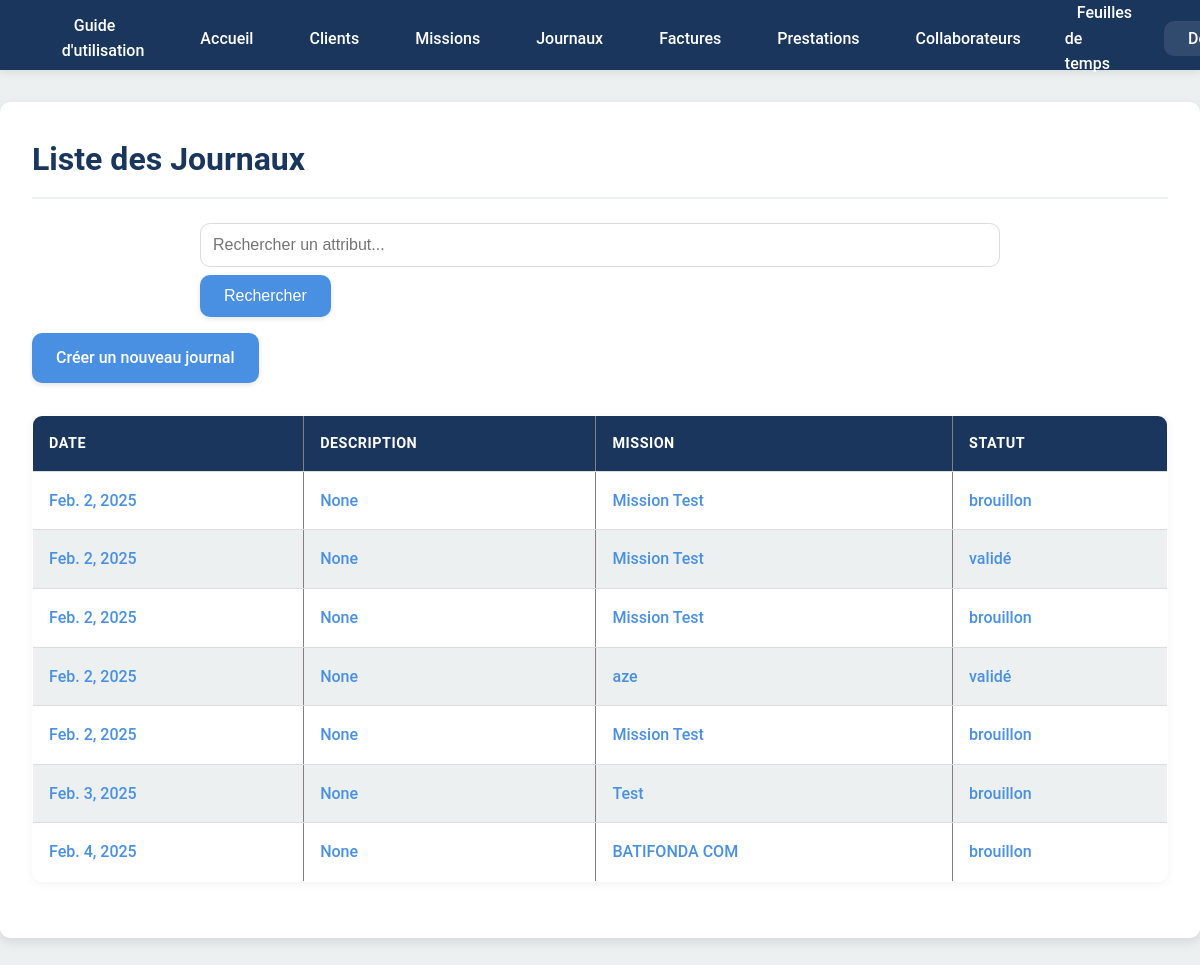
The page /journaux/ (signed in) on the database as committed earlier.
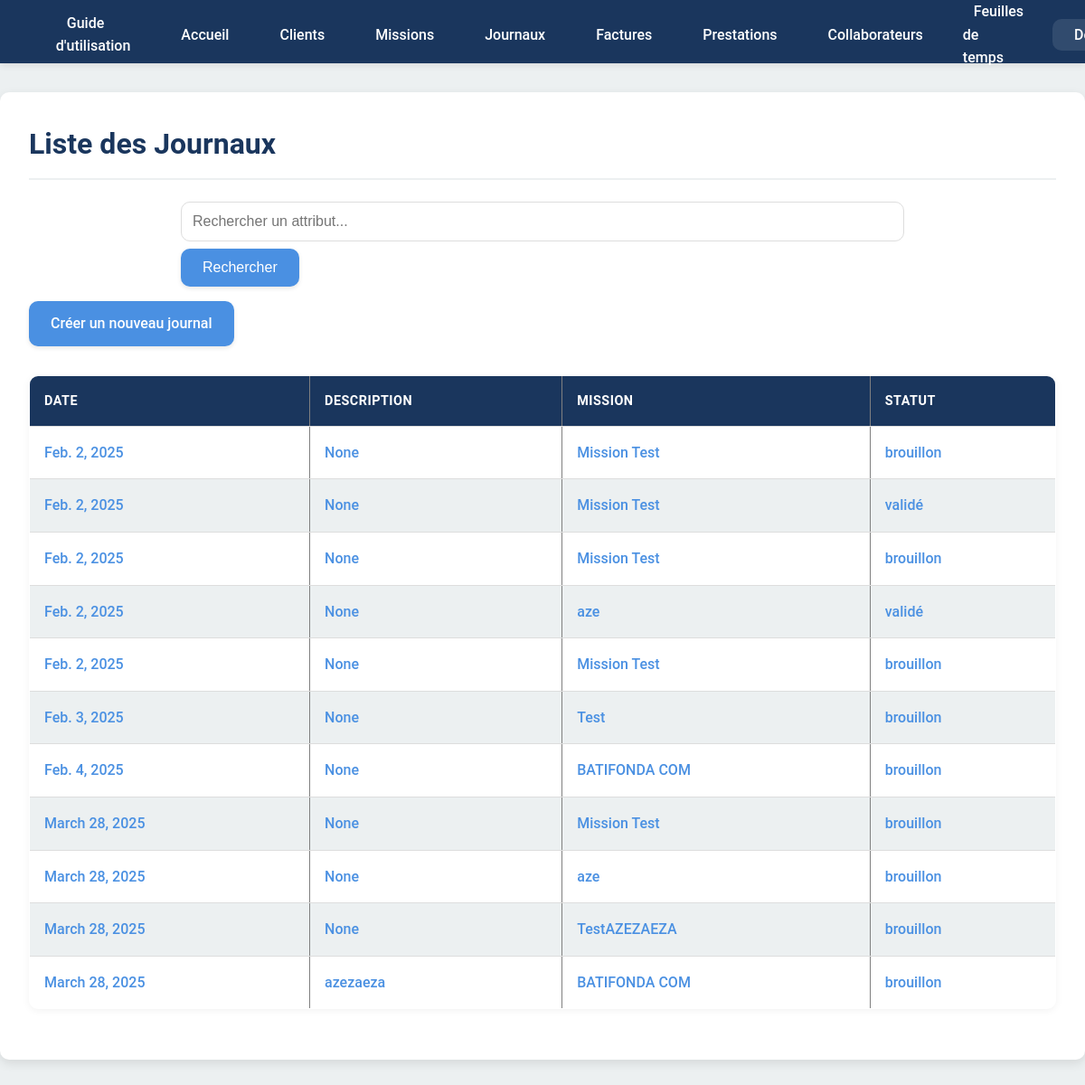
The same page on the database as committed later.
### projManagement/models.py (models this page shows, shortened)
class Journal(models.Model):
    mission = models.ForeignKey(Mission, on_delete=models.CASCADE, related_name="journaux")
    statut = models.CharField(max_length=20, choices=[("brouillon", "Brouillon"), ("validé", "Validé")])
    date_creation = models.DateField(default=now, editable=False)
    description = models.TextField(editable=True, blank=True, null=True)

class Mission(models.Model):
    title = models.CharField(max_length=255)
    description = models.TextField(blank=True, null=True)
    start_date = models.DateField()
    end_date = models.DateField(blank=True, null=True)
    client = models.ForeignKey(Client, on_delete=models.CASCADE, related_name="missions")
    libelle = models.CharField(max_length=255, default = '')
    budget = models.DecimalField(max_digits=10, decimal_places=2, default=0)
    statut = models.CharField(max_length=20, choices=[("en cours", "En cours"), ("en attente", "En attente"), ("fermé", "Fermé")], default='En attente')

### projManagement/views.py (the view)
# urls.py: path('journaux/', views.journaux, name='journaux'),
@comptable_required
def journaux(request):
    query = request.GET.get('q', '')
    journaux_list = Journal.objects.all()
    if query:
        journaux_list = journaux_list.filter(
            Q(mission__title__icontains=query) |
            Q(statut__icontains=query) |
            Q(date_creation__icontains=query)
        )
    return render(request, 'projManagement/journaux.html', {'journaux': journaux_list, 'query': query})

### projManagement/templates/projManagement/journaux.html
{% extends 'projManagement/overlay.html' %}
{% block content %}
<h1>Liste des Journaux</h1>
<form method="GET" action="">
    <input type="text" name="q" placeholder="Rechercher un attribut..." value="{{ request.GET.q }}">
    <button type="submit" class="btn">Rechercher</button>
</form>
<a href="{% url 'creer_journal' %}" class="btn">Créer un nouveau journal</a>
<table border="1">
    <thead>
        <tr>
            <th>Date</th>
            <th>Description</th>
            <th>Mission</th>
            <th>Statut</th>
        </tr>
    </thead>
    <tbody>
        {% for journal in journaux %}
        <tr>
            <td><a href="{% url 'detail_journal' journal.id %}">{{ journal.date_creation }}</a></td>
            <td><a href="{% url 'detail_journal' journal.id %}">{{ journal.description }}</a></td>
            <td><a href="{% url 'detail_journal' journal.id %}">{{ journal.mission.title }}</a></td>
            <td><a href="{% url 'detail_journal' journal.id %}">{{ journal.statut }}</a></td>
        </tr>
        {% empty %}
        <tr>
            <td colspan="3">Aucun journal trouvé.</td>
        </tr>
        {% endfor %}
    </tbody>
</table>
{% endblock %}

### projManagement/templates/projManagement/overlay.html (shortened to what this page needs)
{% load static %}
<!DOCTYPE html>
<html lang="en">
<head>
    <link rel="stylesheet" href="{% static 'projManagement/style.css' %}"/>
</head>
<body>
    <header>
        <nav>
            <ul>
                <li><a href="{% url 'guide_utilisation' %}">Guide d'utilisation</a></li>
                <li><a href="{% url 'home' %}">Accueil</a></li>
                <li><a href="{% url 'clients' %}">Clients</a></li>
                <li><a href="{% url 'missions' %}">Missions</a></li>
                <li><a href="{% url 'journaux' %}">Journaux</a></li>
                <li><a href="{% url 'factures' %}">Factures</a></li>
                <li><a href="{% url 'prestations' %}">Prestations</a></li>
                <li><a href="{% url 'collaborateurs' %}">Collaborateurs</a></li>
                <li><a href="{% url 'feuilles_de_temps' %}">Feuilles de temps</a></li>
                <li class="nav-right"><a href="{% url 'logout' %}" class="nav-logout"> Déconnexion</a></li>
            </ul>
        </nav>
    </header>
    <main>
        {% block content %}{% endblock %}
    </main>
</body>
</html>

### projManagement/static/projManagement/style.css (style rules this page uses)
:root { --font-family: 'Roboto', sans-serif; --primary: #4a90e2; --primary-hover: #357ABD; --secondary: #1a365d; --accent: #e74c3c; --success: #4CAF50; --warning: #FF9800; --info: #2196F3; --purple: #9C27B0; --bg-light: #ecf0f1; --bg-white: #ffffff; --text: #333333; --text-light: #666666; --border-color: #ddd; --header-height: 70px; --border-radius: 10px; --box-shadow: 0 4px 12px rgba(0, 0, 0, 0.1); }
* { margin: 0; padding: 0; box-sizing: border-box; }
html { scroll-behavior: smooth; }
body { font-family: var(--font-family); background: var(--bg-light); color: var(--text); line-height: 1.6; padding-top: var(--header-height); }
a { color: var(--primary); text-decoration: none; transition: color 0.3s ease; }
header { position: fixed; top: 0; left: 0; width: 100%; height: var(--header-height); background: var(--secondary); display: grid; place-items: center; box-shadow: 0 2px 8px rgba(0, 0, 0, 0.1); z-index: 100; }
header nav { width: 90%; }
header nav ul { list-style: none; display: flex; justify-content: center; gap: 2rem; }
header nav ul li a { color: #fff; font-size: 1rem; font-weight: 500; transition: all 0.3s ease; padding: 0.5rem 0.75rem; border-radius: 5px; }
main { max-width: 1600px; margin: 2rem auto; background: var(--bg-white); border-radius: var(--border-radius); padding: 2rem; box-shadow: var(--box-shadow); }
h1, h2, h3, h4, h5, h6 { color: var(--secondary); margin-bottom: 1rem; font-weight: 600; }
h1 { font-size: 2rem; border-bottom: 2px solid var(--bg-light); padding-bottom: 0.75rem; margin-bottom: 1.5rem; }
table { width: 100%; border-collapse: collapse; margin: 1.5rem 0; box-shadow: 0 2px 8px rgba(0, 0, 0, 0.05); border-radius: var(--border-radius); overflow: hidden; }
th, td { padding: 1rem; text-align: left; border-bottom: 1px solid var(--border-color); }
th { background: var(--secondary); color: #fff; font-weight: 600; text-transform: uppercase; font-size: 0.9rem; letter-spacing: 0.5px; }
tr:nth-child(even) { background: var(--bg-light); }
table a { color: var(--primary); text-decoration: none; font-weight: 500; transition: color 0.3s ease; }
.btn { display: inline-block; padding: 0.75rem 1.5rem; background: var(--primary); color: #fff; border: none; border-radius: var(--border-radius); font-size: 1rem; font-weight: 500; cursor: pointer; transition: all 0.3s ease; margin: 0.5rem 0.5rem 0.5rem 0; text-align: center; box-shadow: 0 2px 5px rgba(0, 0, 0, 0.1); }
form { width: 100%; max-width: 800px; margin: 0 auto; }
input, select, textarea { width: 100%; padding: 0.75rem; border: 1px solid var(--border-color); border-radius: var(--border-radius); font-size: 1rem; background: #fff; transition: border-color 0.3s ease, box-shadow 0.3s ease; }
header nav ul { display: flex; justify-content: space-between; align-items: center; width: 100%; }
.nav-right { margin-left: auto; }
.nav-logout { background-color: rgba(255, 255, 255, 0.1); padding: 0.5rem 1rem; border-radius: var(--border-radius); transition: background-color 0.3s ease; }

Rows that differ between the two databases and show on the page:
added Journal: date_creation "March 28, 2025", description "None", mission "Mission Test", statut "brouillon"
added Journal: date_creation "March 28, 2025", description "None", mission "aze", statut "brouillon"
added Journal: date_creation "March 28, 2025", description "None", mission "TestAZEZAEZA", statut "brouillon"
added Journal: date_creation "March 28, 2025", description "azezaeza", mission "BATIFONDA COM", statut "brouillon"
